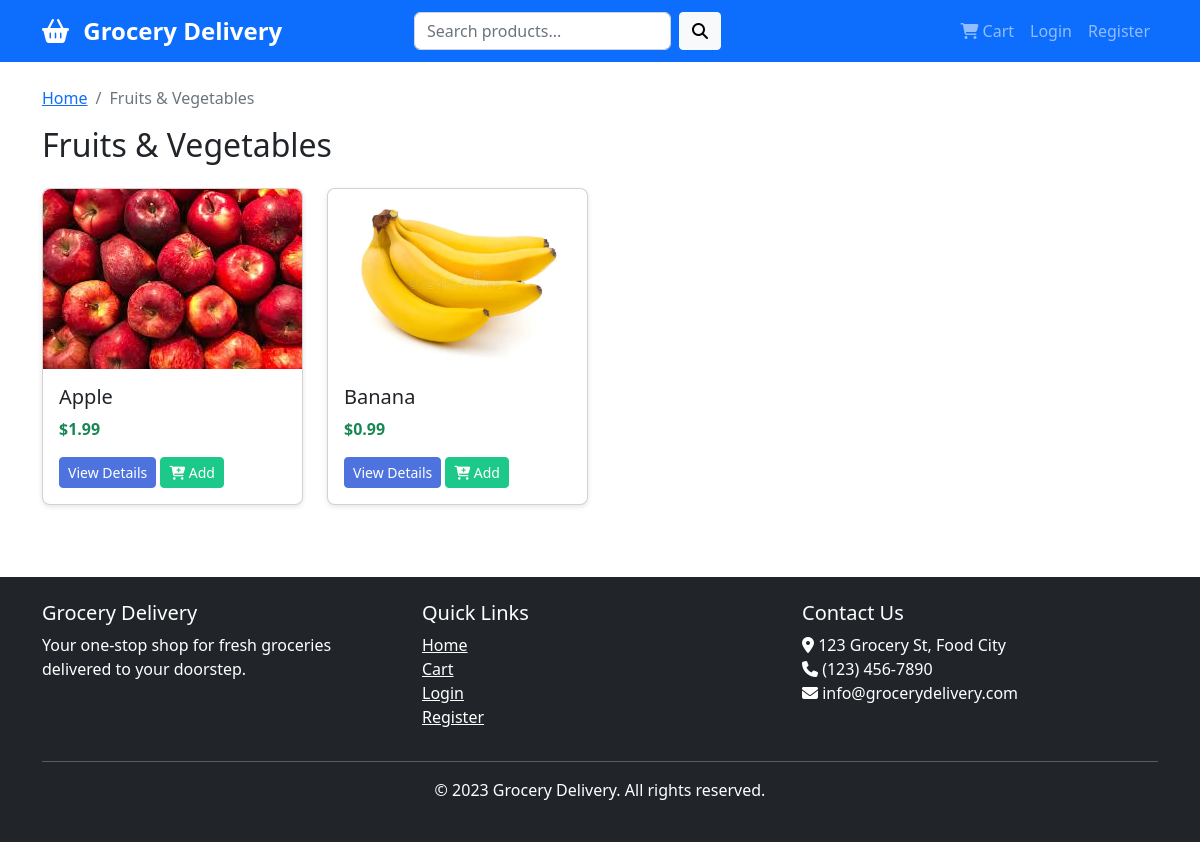
Page /category/1 on the committed database.
### app.py (models this page shows, shortened)
class Category(db.Model):
    id = db.Column(db.Integer, primary_key=True)
    name = db.Column(db.String(100), nullable=False)
    image = db.Column(db.String(200), nullable=True)
    products = db.relationship('Product', backref='category', lazy=True)

class Product(db.Model):
    id = db.Column(db.Integer, primary_key=True)
    name = db.Column(db.String(100), nullable=False)
    description = db.Column(db.Text, nullable=True)
    price = db.Column(db.Float, nullable=False)
    image = db.Column(db.String(200), nullable=True)
    stock = db.Column(db.Integer, default=0)
    category_id = db.Column(db.Integer, db.ForeignKey('category.id'), nullable=False)

### app.py (the view)
@app.route('/category/<int:category_id>')
def category(category_id):
    category = Category.query.get_or_404(category_id)
    products = Product.query.filter_by(category_id=category_id).all()
    return render_template('category.html',
                           category=category,
                           products=products,
                           cart_count=get_cart_count())

### app.py (called while the page is built)
def get_cart_count():
    if 'user_id' in session:
        return CartItem.query.filter_by(user_id=session['user_id']).count()
    return 0

@app.context_processor
def inject_cart_count():
    from flask import session
    cart = session.get('cart', {})  # Get the cart from the session
    cart_count = sum(cart.values())  # Count how many items are in the cart
    return dict(cart_count=cart_count)

### templates/category.html (shortened to what this page needs)
{% extends 'base.html' %}
{% block content %}
<nav aria-label="breadcrumb">
    <ol class="breadcrumb">
        <li class="breadcrumb-item"><a href="{{ url_for('home') }}">Home</a></li>
        <li class="breadcrumb-item active" aria-current="page">{{ category.name }}</li>
    </ol>
</nav>
<h2 class="mb-4">{{ category.name }}</h2>
<div class="row">
    {% for product in products %}
    <div class="col-md-3 mb-4">
        <div class="card h-100">
            {% if product.image %}
            <img src="{{ url_for('static', filename='uploads/' + product.image) }}" class="card-img-top" alt="{{ product.name }}" style="height: 180px; object-fit: cover;">
            {% else %}
            <div class="card-img-top bg-light d-flex align-items-center justify-content-center" style="height: 180px;">
                <i class="fas fa-image fa-3x text-muted"></i>
            </div>
            {% endif %}
            <div class="card-body">
                <h5 class="card-title">{{ product.name }}</h5>
                <p class="card-text text-success fw-bold">${{ "%.2f"|format(product.price) }}</p>
                <a href="{{ url_for('product', product_id=product.id) }}" class="btn btn-primary btn-sm">View Details</a>
                <form action="{{ url_for('add_to_cart', product_id=product.id) }}" method="post" class="d-inline">
                    <button type="submit" class="btn btn-success btn-sm">
                        <i class="fas fa-cart-plus"></i> Add
                    </button>
                </form>
            </div>
        </div>
    </div>
    {% else %}
    <div class="col-12">
        <div class="alert alert-info">
            No products found in this category.
        </div>
    </div>
    {% endfor %}
</div>
{% endblock %}

### static/css/style.css (style rules this page uses)
body { font-family: "Segoe UI", Tahoma, Geneva, Verdana, sans-serif; min-height: 100vh; display: flex; flex-direction: column; }
.card { border-radius: 0.5rem; box-shadow: 0 2px 5px rgba(0, 0, 0, 0.1); transition: transform 0.3s ease, box-shadow 0.3s ease; }
.card-img-top { border-top-left-radius: 0.5rem; border-top-right-radius: 0.5rem; }
.btn { border-radius: 0.25rem; }
.btn-primary { background-color: #4e73df; border-color: #4e73df; }
.btn-success { background-color: #1cc88a; border-color: #1cc88a; }

### rows in the picture
Category: name "Fruits & Vegetables"
Product: image (picture), name "Apple", price "1.99"
Product: image (picture), name "Banana", price "0.99"
